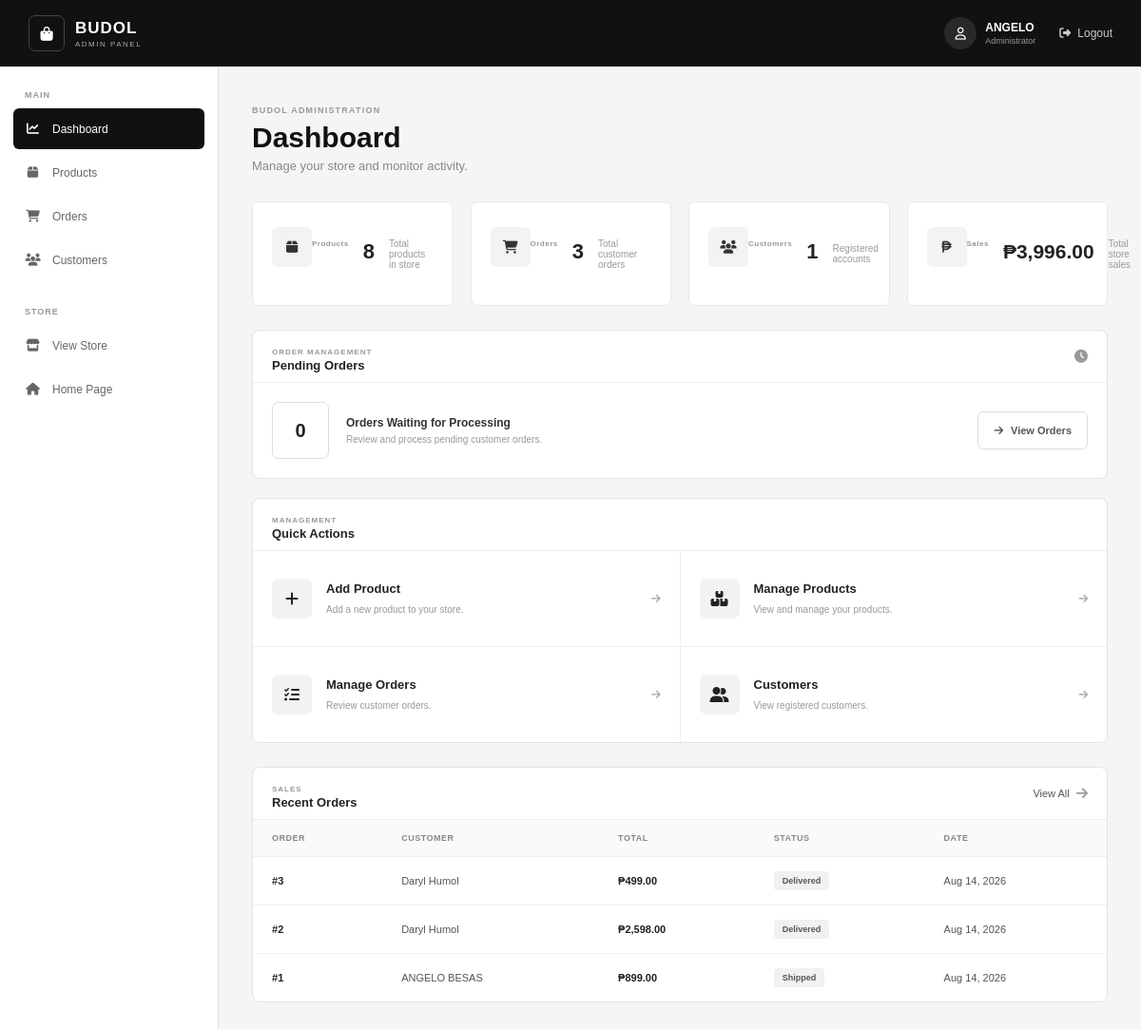
The page /BUDOL/admin/index.php (signed in) on the database its author committed.
### tables this page shows
CREATE TABLE `orders` (
  `id` int(11) NOT NULL,
  `user_id` int(11) NOT NULL,
  `total_amount` decimal(10,2) NOT NULL,
  `status` enum('Pending','Processing','Shipped','Delivered','Cancelled') DEFAULT 'Pending',
  `shipping_address` text NOT NULL,
  `created_at` timestamp NOT NULL DEFAULT current_timestamp(),
  `full_name` varchar(150) NOT NULL DEFAULT '',
  `phone` varchar(30) NOT NULL DEFAULT '',
  `address` text NOT NULL,
  `city` varchar(100) NOT NULL DEFAULT '',
  `postal_code` varchar(20) NOT NULL DEFAULT '',
  `payment_method` varchar(50) NOT NULL DEFAULT 'Cash on Delivery'
);

### BUDOL/admin/index.php (the view, shortened to what this page needs)
<?php
require_once "../backend/config.php";
$product_query = mysqli_query(
    $conn,
    "SELECT COUNT(*) AS total FROM products"
);
$product_data = mysqli_fetch_assoc(
    $product_query
);
$total_products = (int) $product_data["total"];
$user_query = mysqli_query(
    $conn,
    "
    SELECT COUNT(*) AS total
    FROM users
    WHERE role = 'customer'
    "
);
$user_data = mysqli_fetch_assoc(
    $user_query
);
$total_users = (int) $user_data["total"];
$order_query = mysqli_query(
    $conn,
    "SELECT COUNT(*) AS total FROM orders"
);
$order_data = mysqli_fetch_assoc(
    $order_query
);
$total_orders = (int) $order_data["total"];
$sales_query = mysqli_query(
    $conn,
    "
    SELECT COALESCE(SUM(total_amount), 0) AS total
    FROM orders
    WHERE status != 'Cancelled'
    "
);
$sales_data = mysqli_fetch_assoc(
    $sales_query
);
$total_sales = (float) $sales_data["total"];
$pending_query = mysqli_query(
    $conn,
    "
    SELECT COUNT(*) AS total
    FROM orders
    WHERE status = 'Pending'
    "
);
$pending_data = mysqli_fetch_assoc(
    $pending_query
);
$pending_orders = (int) $pending_data["total"];
$recent_orders_query = mysqli_query(
    $conn,
    "
    SELECT
        id,
        full_name,
        total_amount,
        status,
        created_at
    FROM orders
    ORDER BY created_at DESC
    LIMIT 5
    "
);
?>
<!DOCTYPE html>
<html lang="en">
<head>
    <link
        rel="stylesheet"
        href="https://cdnjs.cloudflare.com/ajax/libs/font-awesome/6.5.2/css/all.min.css"
    >
    <link
        rel="stylesheet"
        href="../assets/css/admin.css"
    >
</head>
<body>
<header class="admin-header">
    <div class="admin-header-container">
        <a
            href="index.php"
            class="admin-brand"
        >
            <div class="admin-brand-icon">
                <i class="fa-solid fa-bag-shopping"></i>
            </div>
            <div>
                <strong>
                    BUDOL
                </strong>
                <span>
                    ADMIN PANEL
                </span>
            </div>
        </a>
        <div class="admin-header-right">
            <div class="admin-user">
                <div class="admin-user-icon">
                    <i class="fa-regular fa-user"></i>
                </div>
                <div>
                    <strong>
                        <?php
                        echo htmlspecialchars(
                            $_SESSION["first_name"]
                        );
                        ?>
                    </strong>
                    <span>
                        Administrator
                    </span>
                </div>
            </div>
            <a
                href="logout.php"
                class="admin-logout"
            >
                <i class="fa-solid fa-right-from-bracket"></i>
                Logout
            </a>
        </div>
    </div>
</header>
<div class="admin-layout">
    <aside class="admin-sidebar">
        <div class="admin-sidebar-section">
            <span>
                MAIN
            </span>
            <a
                href="index.php"
                class="admin-nav active"
            >
                <i class="fa-solid fa-chart-line"></i>
                <span>
                    Dashboard
                </span>
            </a>
            <a
                href="products.php"
                class="admin-nav"
            >
                <i class="fa-solid fa-box"></i>
                <span>
                    Products
                </span>
            </a>
            <a
                href="orders.php"
                class="admin-nav"
            >
                <i class="fa-solid fa-cart-shopping"></i>
                <span>
                    Orders
                </span>
            </a>
            <a
                href="users.php"
                class="admin-nav"
            >
                <i class="fa-solid fa-users"></i>
                <span>
                    Customers
                </span>
            </a>
        </div>
        <div class="admin-sidebar-section">
            <span>
                STORE
            </span>
            <a
                href="../products.php"
                class="admin-nav"
                target="_blank"
            >
                <i class="fa-solid fa-store"></i>
                <span>
                    View Store
                </span>
            </a>
            <a
                href="../index.php"
                class="admin-nav"
                target="_blank"
            >
                <i class="fa-solid fa-house"></i>
                <span>
                    Home Page
                </span>
            </a>
        </div>
    </aside>
    <main class="admin-content">
        <div class="admin-page-header">
            <div>
                <span>
                    BUDOL ADMINISTRATION
                </span>
                <h1>
                    Dashboard
                </h1>
                <p>
                    Manage your store and monitor activity.
                </p>
            </div>
        </div>
        <section class="admin-stat-grid">
            <div class="admin-stat-card">
                <div class="admin-stat-top">
                    <div class="admin-stat-icon">
                        <i class="fa-solid fa-box"></i>
                    </div>
                    <span>
                        Products
                    </span>
                </div>
                <strong>
                    <?php
                    echo number_format(
                        $total_products
                    );
                    ?>
                </strong>
                <p>
                    Total products in store
                </p>
            </div>
            <div class="admin-stat-card">
                <div class="admin-stat-top">
                    <div class="admin-stat-icon">
                        <i class="fa-solid fa-cart-shopping"></i>
                    </div>
                    <span>
                        Orders
                    </span>
                </div>
                <strong>
                    <?php
                    echo number_format(
                        $total_orders
                    );
                    ?>
                </strong>
                <p>
                    Total customer orders
                </p>
            </div>
            <div class="admin-stat-card">
                <div class="admin-stat-top">
                    <div class="admin-stat-icon">
                        <i class="fa-solid fa-users"></i>
                    </div>
                    <span>
                        Customers
                    </span>
                </div>
                <strong>
                    <?php
                    echo number_format(
                        $total_users
                    );
                    ?>
                </strong>
                <p>
                    Registered accounts
                </p>
            </div>
            <div class="admin-stat-card">
                <div class="admin-stat-top">
                    <div class="admin-stat-icon">
                        <i class="fa-solid fa-peso-sign"></i>
                    </div>
                    <span>
                        Sales
                    </span>
                </div>
                <strong class="sales-value">
                    ₱<?php
                    echo number_format(
                        $total_sales,
                        2
                    );
                    ?>
                </strong>
                <p>
                    Total store sales
                </p>
            </div>
        </section>
<section class="admin-panel admin-pending-panel">
    <div class="admin-panel-header">
        <div>
            <span>
                ORDER MANAGEMENT
            </span>
            <h2>
                Pending Orders
            </h2>
        </div>
        <i class="fa-solid fa-clock"></i>
    </div>
    <div class="admin-pending-content">
        <div class="admin-pending-number">
            <?php
            echo number_format(
                $pending_orders
            );
            ?>
        </div>
        <div class="admin-pending-text">
            <strong>
                Orders Waiting for Processing
            </strong>
            <span>
                Review and process pending customer orders.
            </span>
        </div>
        <a
            href="orders.php"
            class="admin-secondary-button"
        >
            <i class="fa-solid fa-arrow-right"></i>
            View Orders
        </a>
    </div>
</section>
        <section class="admin-panel">
            <div class="admin-panel-header">
                <div>
                    <span>
                        MANAGEMENT
                    </span>
                    <h2>
                        Quick Actions
                    </h2>
                </div>
            </div>
            <div class="admin-quick-actions">
                <a
                    href="add_product.php"
                    class="admin-quick-action"
                >
                    <div>
                        <i class="fa-solid fa-plus"></i>
                    </div>
                    <section>
                        <strong>
                            Add Product
                        </strong>
                        <span>
                            Add a new product to your store.
                        </span>
                    </section>
                    <i class="fa-solid fa-arrow-right"></i>
                </a>
                <a
                    href="products.php"
                    class="admin-quick-action"
                >
                    <div>
                        <i class="fa-solid fa-boxes-stacked"></i>
                    </div>
                    <section>
                        <strong>
                            Manage Products
                        </strong>
                        <span>
                            View and manage your products.
                        </span>
                    </section>
                    <i class="fa-solid fa-arrow-right"></i>
                </a>
                <a
                    href="orders.php"
                    class="admin-quick-action"
                >
                    <div>
                        <i class="fa-solid fa-list-check"></i>
                    </div>
                    <section>
                        <strong>
                            Manage Orders
                        </strong>
                        <span>
                            Review customer orders.
                        </span>
                    </section>
                    <i class="fa-solid fa-arrow-right"></i>
                </a>
                <a
                    href="users.php"
                    class="admin-quick-action"
                >
                    <div>
                        <i class="fa-solid fa-user-group"></i>
                    </div>
                    <section>
                        <strong>
                            Customers
                        </strong>
                        <span>
                            View registered customers.
                        </span>
                    </section>
                    <i class="fa-solid fa-arrow-right"></i>
                </a>
            </div>
        </section>
        <section class="admin-panel">
            <div class="admin-panel-header">
                <div>
                    <span>
                        SALES
                    </span>
                    <h2>
                        Recent Orders
                    </h2>
                </div>
                <a
                    href="orders.php"
                    class="admin-view-all"
                >
                    View All
                    <i class="fa-solid fa-arrow-right"></i>
                </a>
            </div>
            <div class="admin-table-wrapper">
                <table class="admin-table">
                    <thead>
                        <tr>
                            <th>
                                Order
                            </th>
                            <th>
                                Customer
                            </th>
                            <th>
                                Total
                            </th>
                            <th>
                                Status
                            </th>
                            <th>
                                Date
                            </th>
                        </tr>
                    </thead>
                    <tbody>
                    <?php if (
                        mysqli_num_rows(
                            $recent_orders_query
                        ) > 0
                    ): ?>
                        <?php while (
                            $order =
                            mysqli_fetch_assoc(
                                $recent_orders_query
                            )
                        ): ?>
                            <tr>
                                <td>
                                    <strong>
                                        #<?php
                                        echo $order["id"];
                                        ?>
                                    </strong>
                                </td>
                                <td>
                                    <?php
                                    echo htmlspecialchars(
                                        $order["full_name"]
                                    );
                                    ?>
                                </td>
                                <td>
                                    <strong>
                                        ₱<?php
                                        echo number_format(
                                            $order["total_amount"],
                                            2
                                        );
                                        ?>
                                    </strong>
                                </td>
                                <td>
                                    <span
                                        class="order-status
                                        status-<?php
                                        echo strtolower(
                                            $order["status"]
                                        );
                                        ?>"
                                    >
                                        <?php
                                        echo htmlspecialchars(
                                            $order["status"]
                                        );
                                        ?>
                                    </span>
                                </td>
                                <td>
                                    <?php
                                    echo date(
                                        "M d, Y",
                                        strtotime(
                                            $order["created_at"]
                                        )
                                    );
                                    ?>
                                </td>
                            </tr>
                        <?php endwhile; ?>
                    <?php endif; ?>
                    </tbody>
                </table>
            </div>
        </section>
    </main>
</div>
</body>
</html>

### rows shown on the page
orders: id "3", full_name "Daryl Humol", total_amount "499.00", status "Delivered", created_at "Aug 14, 2026"
orders: id "2", full_name "Daryl Humol", total_amount "2,598.00", status "Delivered", created_at "Aug 14, 2026"
orders: id "1", full_name "ANGELO BESAS", total_amount "899.00", status "Shipped", created_at "Aug 14, 2026"

### other values the page prints
$_SESSION["first_name"] "ANGELO"
$total_products "8"
$total_orders "3"
$total_users "1"
$total_sales "3,996.00"
$pending_orders "0"
